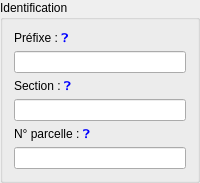
<widget class="QGroupBox" name="groupParcelleDetail"><property name="title"><string>Identification</string></property><layout class="QVBoxLayout" name="groupParcelleDetail_layout"><item>
                        <widget class="QLabel" name="label_parc_prefixe">
                          <property name="text"><string>Préfixe : &lt;a href="?" style="text-decoration:none;"&gt;❓&lt;/a&gt;</string></property>
                          <property name="textFormat"><enum>Qt::RichText</enum></property>
                          <property name="textInteractionFlags"><set>Qt::LinksAccessibleByMouse</set></property>
                        </widget>
                      </item>
                      <item>
                        <widget class="QLineEdit" name="txtParcNumPrefixe">
                          <property name="readOnly"><bool>true</bool></property>
                        </widget>
                      </item>
                      <item>
                        <widget class="QLabel" name="label_parc_section">
                          <property name="text"><string>Section : &lt;a href="?" style="text-decoration:none;"&gt;❓&lt;/a&gt;</string></property>
                          <property name="textFormat"><enum>Qt::RichText</enum></property>
                          <property name="textInteractionFlags"><set>Qt::LinksAccessibleByMouse</set></property>
                        </widget>
                      </item>
                      <item>
                        <widget class="QLineEdit" name="txtParcNumSection">
                          <property name="readOnly"><bool>true</bool></property>
                        </widget>
                      </item>
                      <item>
                        <widget class="QLabel" name="label_parc_numseul">
                          <property name="text"><string>N° parcelle : &lt;a href="?" style="text-decoration:none;"&gt;❓&lt;/a&gt;</string></property>
                          <property name="textFormat"><enum>Qt::RichText</enum></property>
                          <property name="textInteractionFlags"><set>Qt::LinksAccessibleByMouse</set></property>
                        </widget>
                      </item>
                      <item>
                        <widget class="QLineEdit" name="txtParcNumParcSeul">
                          <property name="readOnly"><bool>true</bool></property>
                        </widget>
                      </item>
                    </layout></widget>
